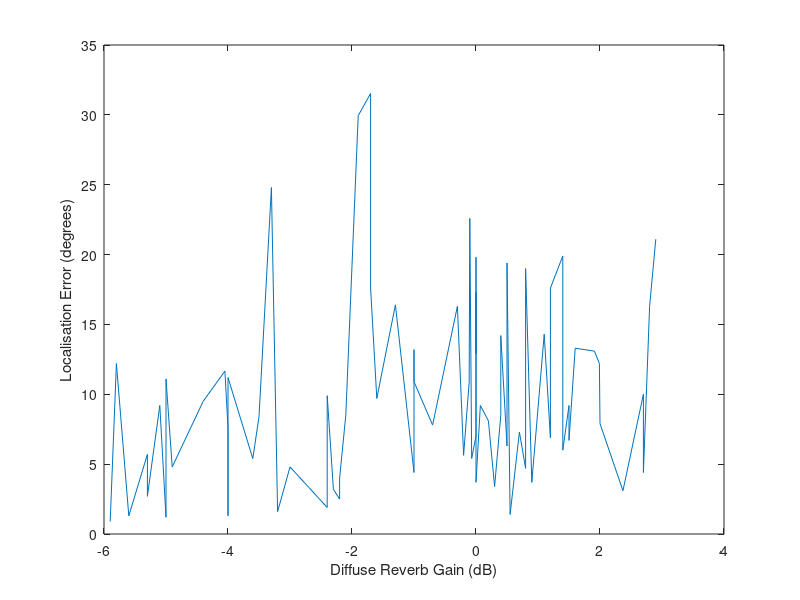
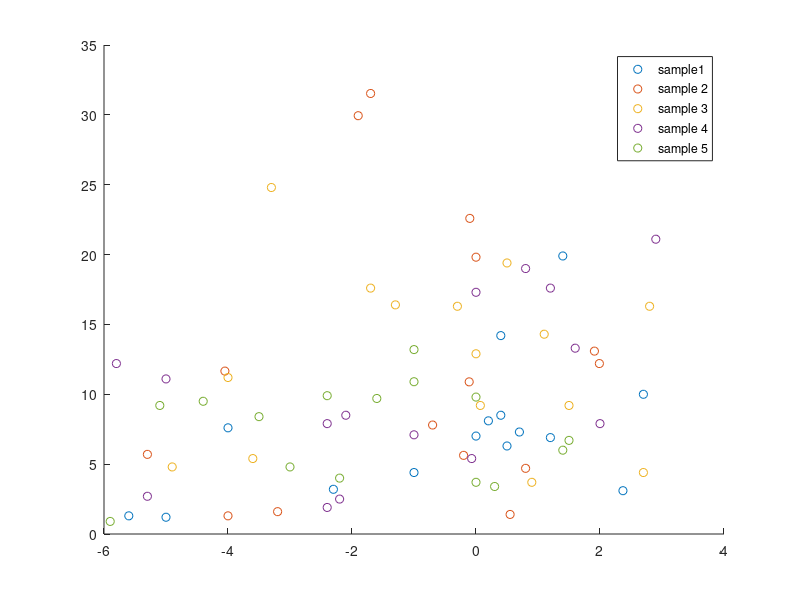
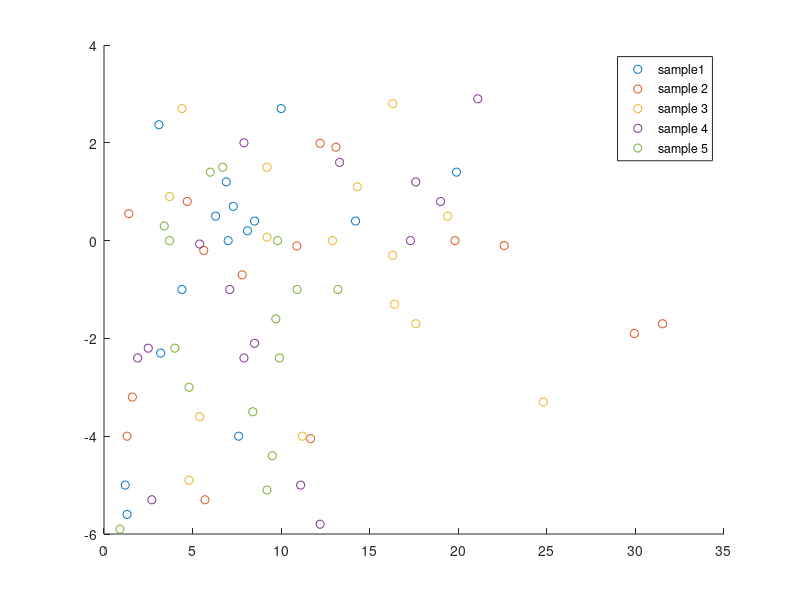
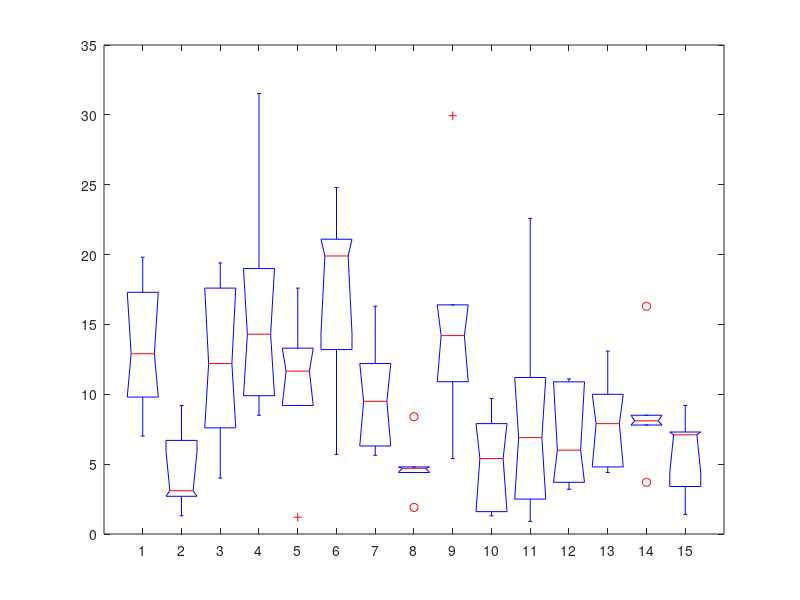

Here is the MATLAB script that generated these plots, in order:

set = [1, 1, 1, 1, 1, 2, 2, 2, 2, 2, 3, 3, 3, 3, 3];
rep = [1, 2, 3, 4, 5, 1, 2, 3, 4, 5, 1, 2, 3, 4, 5];

levels = [0,2.37,-4,0.4,-5,1.4,0.5,-1,0.4,-5.6,1.2,-2.3,2.7,0.2,0.7];
errors = [7.01, 3.1, 7.6, 8.5, 1.2, 19.9, 6.3, 4.4, 14.2, 1.3, 6.9, 3.2, 10, 8.1, 7.3];

levels2 = [0, -4, 1.99, -1.7, -4.05, -5.3, -0.2, 0.8, -1.9, -3.2, -0.1, -0.11, 1.91, -0.7, 0.55];
errors2 = [19.813, 1.3, 12.1999, 31.53, 11.66, 5.7, 5.63, 4.7, 29.94, 1.6, 22.59, 10.89, 13.09, 7.8, 1.4];

levels3 = [0,1.5,0.5,1.1,-1.7,-3.3,2.8,-4.9,-1.3,-3.6,-4,0.9,2.7,-0.3,0.07];
errors3 = [12.9,9.2,19.4,14.3,17.6,24.8,16.3,4.8,16.4,5.4,11.2,3.7,4.4,16.3,9.2];

levels4 = [0,-5.3,1.2,0.8,1.6,2.9,-5.8, -2.4, -0.07, 2.0, -2.2, -5, -2.4, -2.1, -1];
errors4 = [17.3,2.7,17.6,19,13.3,21.1,12.2,1.9,5.4, 7.9, 2.5, 11.1, 7.9, 8.5, 7.1];

levels5 = [0, 1.5 , -2.2 , -2.4 ,-5.1 , -1.0 , -4.4 , -3.5 , -1, -1.6, -5.9, 1.4, -3.0, 0.0 , 0.3];
errors5 = [9.8, 6.7, 4.0, 9.9, 9.2, 13.2, 9.5, 8.4, 10.9, 9.7, 0.9, 6.0, 4.8, 3.7, 3.4  ];

somedata = [levels, levels2, levels3, levels4, levels5; errors, errors2, errors3, errors4, errors5];

[Y,I]=sort(somedata(1,:));
sorteddata = somedata(:,I); 
figure();
plot(sorteddata(1,:),sorteddata(2,:));
ylabel('Localisation Error (degrees)');
xlabel('Diffuse Reverb Gain (dB)');
terrors = [errors; errors2; errors3; errors4; errors5];
figure();
scatter( levels, errors);
hold on;
scatter( levels2, errors2);
scatter( levels3, errors3);
scatter( levels4, errors4);
scatter( levels5, errors5);
legend('sample1', 'sample 2', 'sample 3', 'sample 4', 'sample 5');
hold off;
figure();
scatter( errors, levels);
hold on;
scatter( errors2, levels2);
scatter( errors3, levels3);
scatter( errors4, levels4);
scatter( errors5, levels5);
legend('sample1', 'sample 2', 'sample 3', 'sample 4', 'sample 5');
hold off;
figure();
boxplot(terrors,'notch','on');